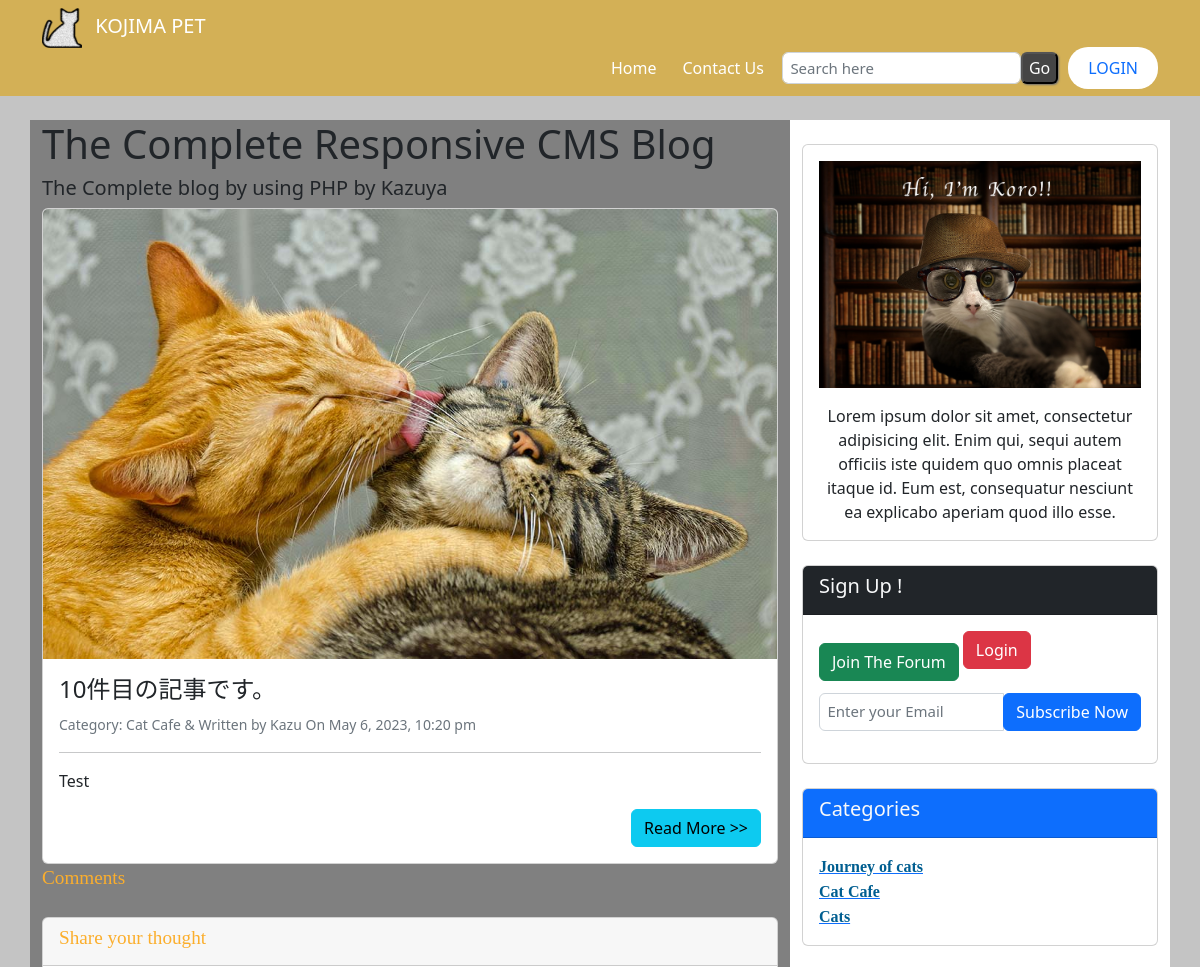
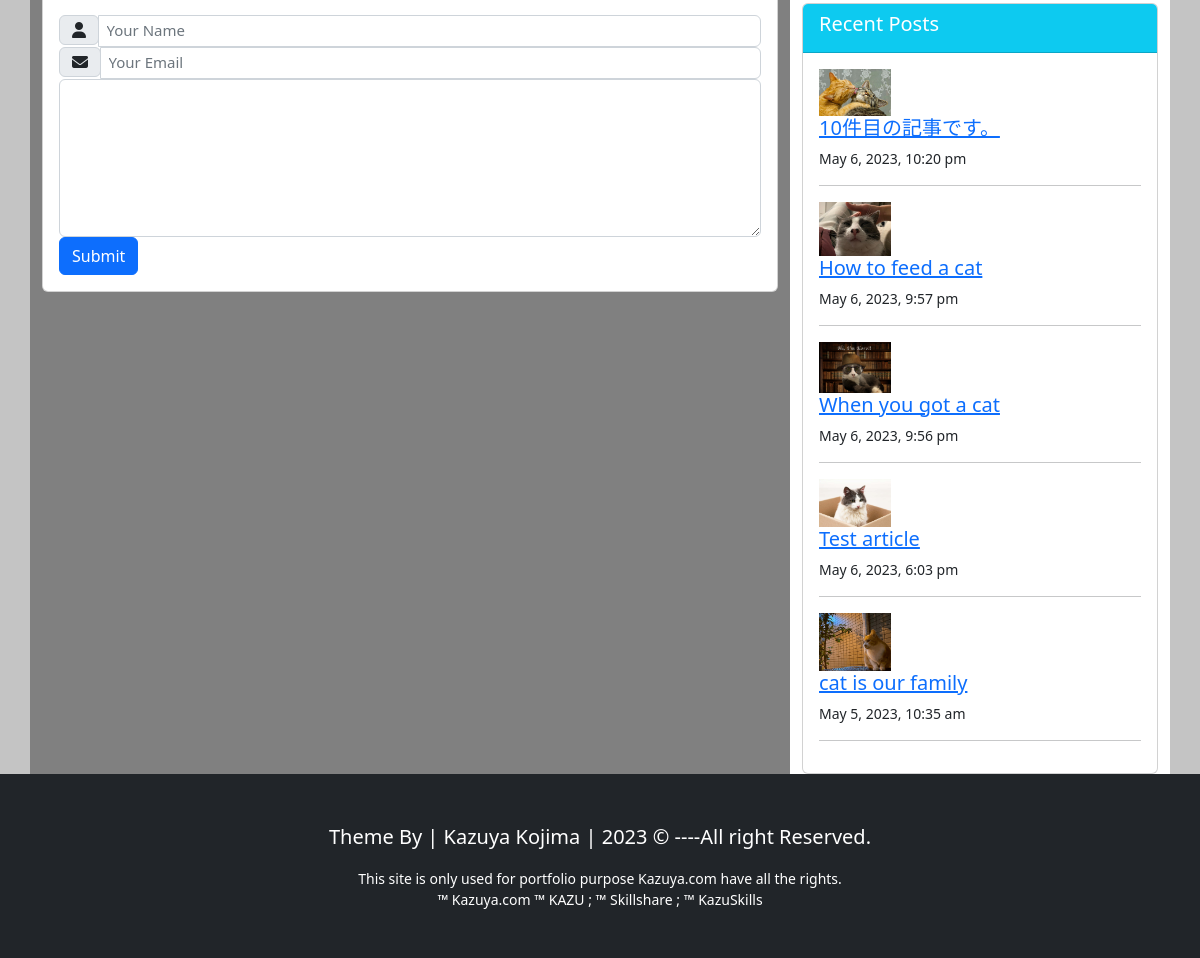
Page /FullPost.php?id=38 on the committed database (2 pictures, top to bottom).
### tables this page shows
CREATE TABLE `posts` (
  `id` int(10) NOT NULL,
  `datetime` varchar(50) NOT NULL,
  `title` varchar(300) NOT NULL,
  `category` varchar(50) NOT NULL,
  `author` varchar(50) NOT NULL,
  `image` varchar(50) NOT NULL,
  `post` varchar(1000) NOT NULL
);

CREATE TABLE `category` (
  `id` int(10) NOT NULL,
  `title` varchar(50) NOT NULL,
  `author` varchar(50) NOT NULL,
  `datetime` varchar(50) NOT NULL
);

### FullPost.php (the view, shortened to what this page needs)
<?php
include("./templates/Header.php");
?>
<?php
$SearchQueryParameter = $_GET["id"];
?>
<body>
  <div class="container">
    <div class="row mt-4">
      <div class="col-sm-8" style="min-height: 40px; background: grey;">
        <h1>The Complete Responsive CMS Blog</h1>
        <h1 class="lead">The Complete blog by using PHP by Kazuya</h1>
        <?php
        if (isset($_GET["SearchButton"])) {
          $Search = $_GET["Search"];
          $sql = 'select * from posts
          WHERE datetime LIKE :search
          OR title LIKE :search
          OR category LIKE :search
          OR post LIKE :search';
          $stmt = $ConnectingDB->prepare($sql);
          $stmt->bindValue(':search', '%' . $Search . '%');
          $stmt->execute();
        } else {
          $PostIdFromURL = $_GET["id"];
          $sql = "select * from posts where id = '$PostIdFromURL' ";
          $stmt = $ConnectingDB->query($sql);
        }
        while ($DataRows = $stmt->fetch()) :
          $PostId = $DataRows["id"];
          $DateTime = $DataRows["datetime"];
          $PostTitle = $DataRows["title"];
          $Category = $DataRows["category"];
          $Admin = $DataRows["author"];
          $Image = $DataRows["image"];
          $PostDescription = $DataRows["post"];
        ?>
          <div class="card">
            <img src="./Uploads/<?php echo htmlentities($Image); ?>" alt="postImg" class="blogImg card-img-top">
            <div class="card-body">
              <h4 class="card-title"><?php echo htmlentities($PostTitle); ?></h4>
              <small class="text-muted">Category: <?php echo htmlspecialchars($Category); ?> & Written by <?php echo htmlentities($Admin); ?> On <?php echo htmlentities($DateTime); ?></small>
              <hr />
              <p class="card-text">
                <?php echo htmlentities($PostDescription); ?>
              </p>
              <a class="postCardBtn" href="FullPost.php?id=<?php echo htmlentities($PostId); ?>">
                <span class="btn btn-info">Read More >> </span>
              </a>
            </div>
          </div>
        <?php endwhile; ?>
        <span class="FieldInfo">Comments</span>
        <br />
        <br />
        <div class="">
          <form action="./FullPost.php?id=<?php echo htmlentities($SearchQueryParameter) ?>" method="post">
            <div class="card mb-3">
              <div class="card-header">
                <h5 class="FieldInfo">Share your thought</h5>
              </div>
              <div class="card-body">
                <div class="form-group">
                  <div class="input-group">
                    <div class="input-group-prepend">
                      <span class="input-group-text"><i class="fas fa-user"></i></span>
                    </div>
                    <input name="CommenterName" placeholder="Your Name" type="text" class="form-control" value="">
                  </div>
                </div>
                <div class="form-group">
                  <div class="input-group">
                    <div class="input-group-prepend">
                      <span class="input-group-text"><i class="fas fa-envelope"></i></span>
                    </div>
                    <input name="CommenterEmail" placeholder="Your Email" type="email" class="form-control" value="">
                  </div>
                </div>
                <div class="form-group">
                  <textarea name="CommenterThoughts" cols="30" rows="6" class="form-control"></textarea>
                </div>
                <button class="btn btn-primary" name="Submit" type="submit">Submit</button>
              </div>
            </div>
          </form>
        </div>
      </div>
      <div class="col-sm-4" style="min-height: 40px; background: white;">
        <div class="card mt-4">
          <div class="card-body">
            <img src="./src/img/Koro.jpg" alt="" class="d-block img-fluid mb-3">
            <div class="text-center">
              Lorem ipsum dolor sit amet, consectetur adipisicing elit. Enim qui, sequi autem officiis iste quidem quo omnis placeat itaque id. Eum est, consequatur nesciunt ea explicabo aperiam quod illo esse.
            </div>
          </div>
        </div>
        <br />
        <div class="card">
          <div class="card-header bg-dark text-light">
            <h2 class="lead">Sign Up !</h2>
          </div>
          <div class="card-body">
            <button class="btn btn-success btn-block text-center text-white" name="button">Join The Forum</button>
            <button class="btn btn-danger btn-block text-center text-white mb-4" name="button">Login</button>
            <div class="input-group mb-3">
              <input type="text" class="form-control" name="" placeholder="Enter your Email" value="">
              <div class="input-group-append">
                <button class="btn btn-primary btn-block text-center text-white" name="button">Subscribe Now</button>
              </div>
            </div>
          </div>
        </div>
        <br>
        <div class="card">
          <div class="card-header bg-primary text-light">
            <h2 class="lead">Categories</h2>
          </div>
          <div class="card-body">
            <?php
            global $ConnectingDB;
            $sql = "select * from category ORDER BY id desc";
            $stmt = $ConnectingDB->query($sql);
            while ($DataRows = $stmt->fetch()) :
              $CategoryName = $DataRows["title"];
            ?>
              <a href="Blog.php?category=<?php echo $CategoryName; ?>">
                <span class="heading"><?php echo $CategoryName; ?></span><br />
              </a>
            <?php endwhile; ?>
          </div>
        </div>
        <br />
        <div class="card">
          <div class="card-header bg-info text-white">
            <h2 class="lead">Recent Posts</h2>
          </div>
          <div class="card-body">
            <?php
            global $ConnectingDB;
            $sql = "select * from posts ORDER BY id desc LIMIT 0, 5 ";
            $stmt = $ConnectingDB->query($sql);
            while ($DataRows = $stmt->fetch()) :
              $Id = $DataRows['id'];
              $Title = $DataRows['title'];
              $DateTime = $DataRows['datetime'];
              $Image = $DataRows['image'];
            ?>
              <div class="media">
                <img src="./Uploads/<?php echo htmlentities($Image); ?>" alt="" class="d-block img-fluid align-self-start" width="72" height="76">
                <div class="media-body ml-2">
                  <a href="FullPost.php?id=<?php echo htmlentities($Id); ?>" target="_blank">
                    <h6 class="lead"><?php echo htmlentities($Title); ?></h6>
                  </a>
                  <p class="small"><?php echo htmlentities($DateTime); ?></p>
                </div>
              </div>
              <hr />
            <?php endwhile; ?>
          </div>
        </div>
      </div>
    </div>
  </div>
  <?php
include("./templates/Footer.php")
?>

### rows in the picture
posts: image (picture), title "10件目の記事です。", category "Cat Cafe", author "Kazu", datetime "May 6, 2023, 10:20 pm", post "Test"
category: title "Journey of cats"
category: title "Cat Cafe"
category: title "Cats"
posts: image (picture), title "How to feed a cat", datetime "May 6, 2023, 9:57 pm"
posts: image (picture), title "When you got a cat", datetime "May 6, 2023, 9:56 pm"
posts: image (picture), title "Test article", datetime "May 6, 2023, 6:03 pm"
posts: image (picture), title "cat is our family", datetime "May 5, 2023, 10:35 am"
